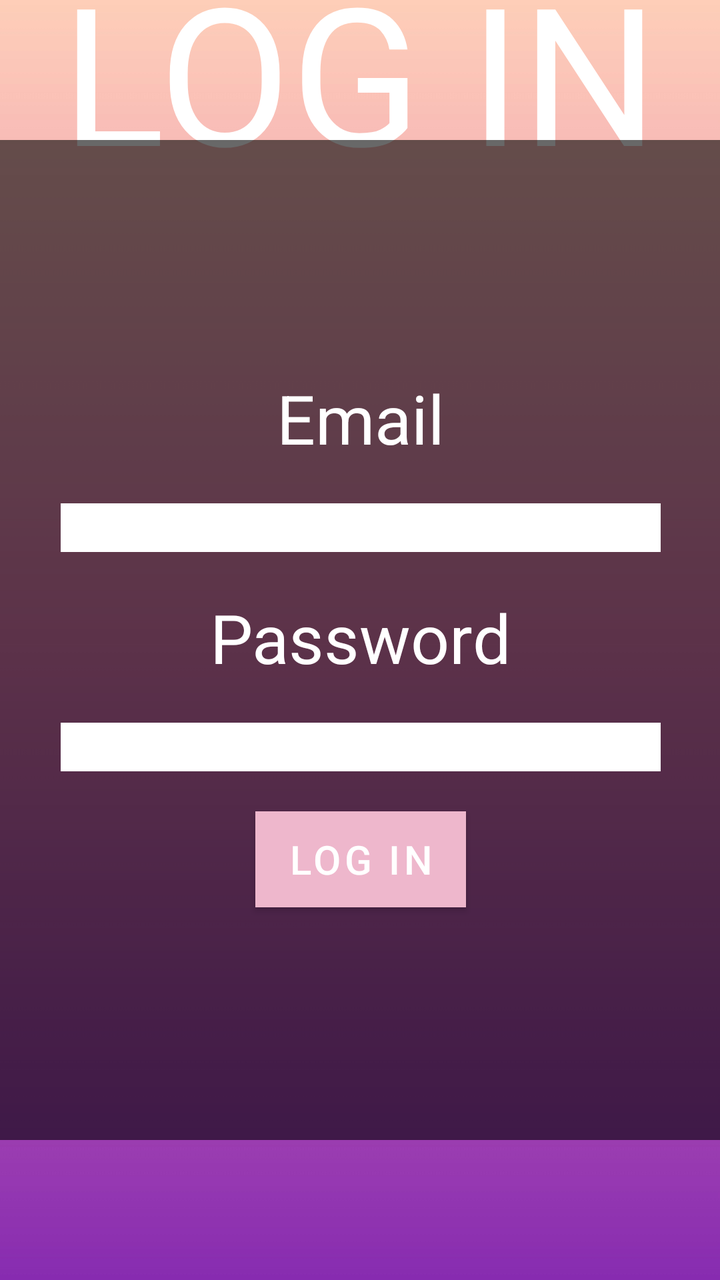
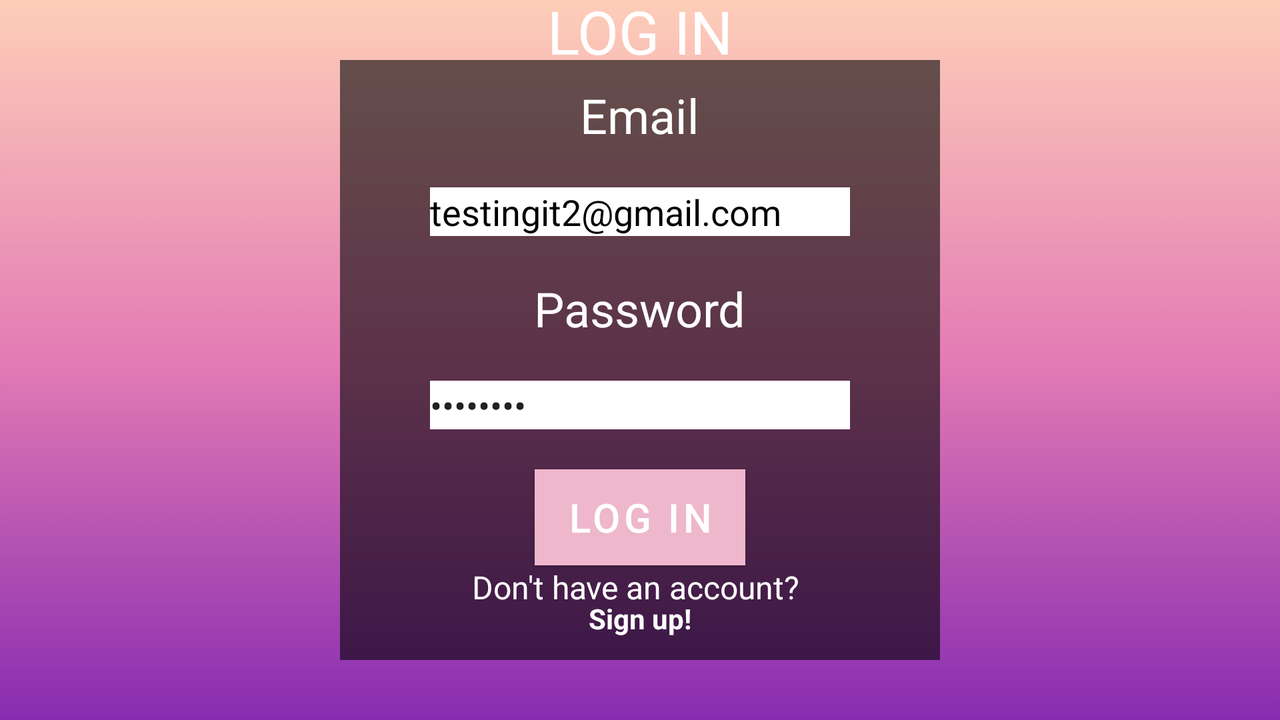

Compare how this app lays out the same screen by default and in its alternative resource folder. The renders come first, then the two layout files and the values they reference.
<!-- AndroidManifest.xml: application theme Theme.RideShare -->
<!-- res/layout/activity_log_in.xml -->
<?xml version="1.0" encoding="utf-8"?>
<androidx.constraintlayout.widget.ConstraintLayout xmlns:android="http://schemas.android.com/apk/res/android"
    xmlns:app="http://schemas.android.com/apk/res-auto"
    xmlns:tools="http://schemas.android.com/tools"
    android:layout_width="match_parent"
    android:layout_height="match_parent"
    android:backgroundTint="#FFFFFF"
    tools:context=".LogInActivity">

    <ImageView
        android:id="@+id/imageView2"
        android:layout_width="wrap_content"
        android:layout_height="wrap_content"
        android:scaleType="fitXY"
        app:layout_constraintBottom_toBottomOf="parent"
        app:layout_constraintEnd_toEndOf="parent"
        app:layout_constraintStart_toStartOf="parent"
        app:layout_constraintTop_toTopOf="parent"
        app:srcCompat="@drawable/gradient" />

    <TextView
        android:id="@+id/textView3"
        android:layout_width="wrap_content"
        android:layout_height="wrap_content"
        android:fontFamily="@font/homenaje"
        android:text="LOG IN"
        android:textColor="#FFFFFF"
        android:textSize="96sp"
        app:layout_constraintBottom_toTopOf="@+id/linearLayout3"
        app:layout_constraintEnd_toEndOf="parent"
        app:layout_constraintStart_toStartOf="parent"
        app:layout_constraintTop_toTopOf="parent" />

    <LinearLayout
        android:id="@+id/linearLayout3"
        android:layout_width="370dp"
        android:layout_height="500dp"
        android:background="#97000000"
        android:gravity="center"
        android:orientation="vertical"
        app:layout_constraintBottom_toBottomOf="parent"
        app:layout_constraintEnd_toEndOf="parent"
        app:layout_constraintStart_toStartOf="parent"
        app:layout_constraintTop_toTopOf="parent">

        <TextView
            android:id="@+id/textView4"
            android:layout_width="wrap_content"
            android:layout_height="wrap_content"
            android:layout_gravity="center"
            android:layout_marginBottom="20dp"
            android:text="Email"
            android:textColor="#FFFFFF"
            android:textSize="34sp" />

        <EditText
            android:id="@+id/editTextTextEmailAddress"
            android:layout_width="300dp"
            android:layout_height="wrap_content"
            android:layout_marginBottom="20dp"
            android:background="#FFFFFF"
            android:ems="10"
            android:inputType="textEmailAddress"
            android:textColor="#000000" />

        <TextView
            android:id="@+id/textView5"
            android:layout_width="wrap_content"
            android:layout_height="wrap_content"
            android:layout_marginBottom="20dp"
            android:text="Password"
            android:textColor="#FFFFFF"
            android:textSize="34sp" />

        <EditText
            android:id="@+id/editTextTextPassword"
            android:layout_width="300dp"
            android:layout_height="wrap_content"
            android:background="#FFFFFF"
            android:ems="10"
            android:inputType="textPassword" />

        <Button
            android:id="@+id/button3"
            android:layout_width="wrap_content"
            android:layout_height="wrap_content"
            android:layout_marginTop="20dp"
            android:background="#88469C"
            android:text="LOG IN"
            android:textSize="20sp" />
    </LinearLayout>
</androidx.constraintlayout.widget.ConstraintLayout>
<!-- resources referenced by this layout -->
<resources>
  <!-- drawable gradient: jpg bitmap (drawable, 178691 bytes) -->
  <style name="Theme.RideShare" parent="Theme.MaterialComponents.DayNight.DarkActionBar">
          
          <item name="colorPrimary">@color/purple_500</item>
          <item name="colorPrimaryVariant">@color/purple_700</item>
          <item name="colorOnPrimary">@color/white</item>
          
          <item name="colorSecondary">@color/teal_200</item>
          <item name="colorSecondaryVariant">@color/teal_700</item>
          <item name="colorOnSecondary">@color/black</item>
          
          <item name="android:statusBarColor">?attr/colorPrimaryVariant</item>
          
      </style>
  <color name="purple_500">#EEB7CC</color>
  <color name="purple_700">#FF3700B3</color>
  <color name="white">#FFFFFFFF</color>
  <color name="teal_200">#FF03DAC5</color>
  <color name="teal_700">#FF018786</color>
  <color name="black">#FF000000</color>
</resources>
<!-- res/layout-land/activity_log_in.xml (the repository's variant of the layout above) -->
<!-- drawn on the phone turned sideways -->
<?xml version="1.0" encoding="utf-8"?>
<androidx.constraintlayout.widget.ConstraintLayout xmlns:android="http://schemas.android.com/apk/res/android"
    xmlns:app="http://schemas.android.com/apk/res-auto"
    xmlns:tools="http://schemas.android.com/tools"
    android:layout_width="match_parent"
    android:layout_height="match_parent"
    android:backgroundTint="#FFFFFF"
    tools:context=".LogInActivity">

    <androidx.appcompat.widget.Toolbar
        android:id="@+id/toolbar"
        android:layout_width="match_parent"
        android:layout_height="wrap_content"
        android:background="?attr/colorPrimaryDark"
        android:fitsSystemWindows="true"
        android:minHeight="?attr/actionBarSize"
        app:layout_constraintStart_toStartOf="parent"
        app:layout_constraintTop_toTopOf="parent"
        app:theme="@style/ThemeOverlay.AppCompat.Dark.ActionBar"></androidx.appcompat.widget.Toolbar>


    <ImageView
        android:layout_width="wrap_content"
        android:layout_height="wrap_content"
        android:scaleType="fitXY"
        app:layout_constraintBottom_toBottomOf="parent"
        app:layout_constraintEnd_toEndOf="parent"
        app:layout_constraintStart_toStartOf="parent"
        app:layout_constraintTop_toTopOf="parent"
        app:srcCompat="@drawable/gradient" />

    <TextView
        android:id="@+id/textView3"
        android:layout_width="wrap_content"
        android:layout_height="wrap_content"

        android:text="LOG IN"
        android:textColor="#FFFFFF"
        android:textSize="30sp"
        app:layout_constraintBottom_toTopOf="@+id/linearLayout3"
        app:layout_constraintEnd_toEndOf="parent"
        app:layout_constraintStart_toStartOf="parent"
        app:layout_constraintTop_toTopOf="parent" />

    <LinearLayout
        android:id="@+id/linearLayout3"
        android:layout_width="300dp"
        android:layout_height="300dp"
        android:background="#97000000"
        android:gravity="center"
        android:orientation="vertical"
        app:layout_constraintBottom_toBottomOf="parent"
        app:layout_constraintEnd_toEndOf="parent"
        app:layout_constraintStart_toStartOf="parent"
        app:layout_constraintTop_toTopOf="parent">

        <TextView
            android:layout_width="wrap_content"
            android:layout_height="wrap_content"
            android:layout_gravity="center"
            android:layout_marginBottom="20dp"
            android:text="Email"
            android:textColor="#FFFFFF"
            android:textSize="24sp" />

        <EditText
            android:id="@+id/editTextTextEmailAddress"
            android:layout_width="wrap_content"
            android:layout_height="wrap_content"
            android:layout_marginBottom="20dp"
            android:background="#FFFFFF"
            android:ems="10"
            android:inputType="textEmailAddress"
            android:text="testingit2@gmail.com"
            android:textColor="#000000" />

        <TextView
            android:layout_width="wrap_content"
            android:layout_height="wrap_content"
            android:layout_marginBottom="20dp"
            android:text="Password"
            android:textColor="#FFFFFF"
            android:textSize="24sp" />

        <EditText
            android:id="@+id/editTextTextPassword"
            android:layout_width="wrap_content"
            android:layout_height="wrap_content"
            android:background="#FFFFFF"
            android:ems="10"
            android:inputType="textPassword"
            android:text="password" />

        <Button
            android:id="@+id/button3"
            android:layout_width="wrap_content"
            android:layout_height="wrap_content"
            android:layout_marginTop="20dp"
            android:background="#88469C"
            android:text="LOG IN"
            android:textSize="20sp" />
        <TextView
            android:id="@+id/textView35"
            android:layout_width="wrap_content"
            android:layout_height="wrap_content"
            android:text="Don't have an account? "
            android:textColor="#FFFFFF"
            android:textSize="16sp"
            app:layout_constraintBottom_toBottomOf="parent"
            app:layout_constraintEnd_toEndOf="parent"
            app:layout_constraintStart_toStartOf="parent"
            app:layout_constraintTop_toBottomOf="@+id/linearLayout3" />

        <TextView
            android:id="@+id/textView34"
            android:layout_width="wrap_content"
            android:layout_height="wrap_content"
            android:layout_marginTop="-5dp"
            android:text="Sign up!"
            android:textColor="#FFFFFF"
            android:textStyle="bold"
            app:layout_constraintBottom_toBottomOf="parent"
            app:layout_constraintEnd_toEndOf="parent"
            app:layout_constraintStart_toStartOf="parent"
            app:layout_constraintTop_toBottomOf="@+id/textView35" />
    </LinearLayout>
</androidx.constraintlayout.widget.ConstraintLayout>
